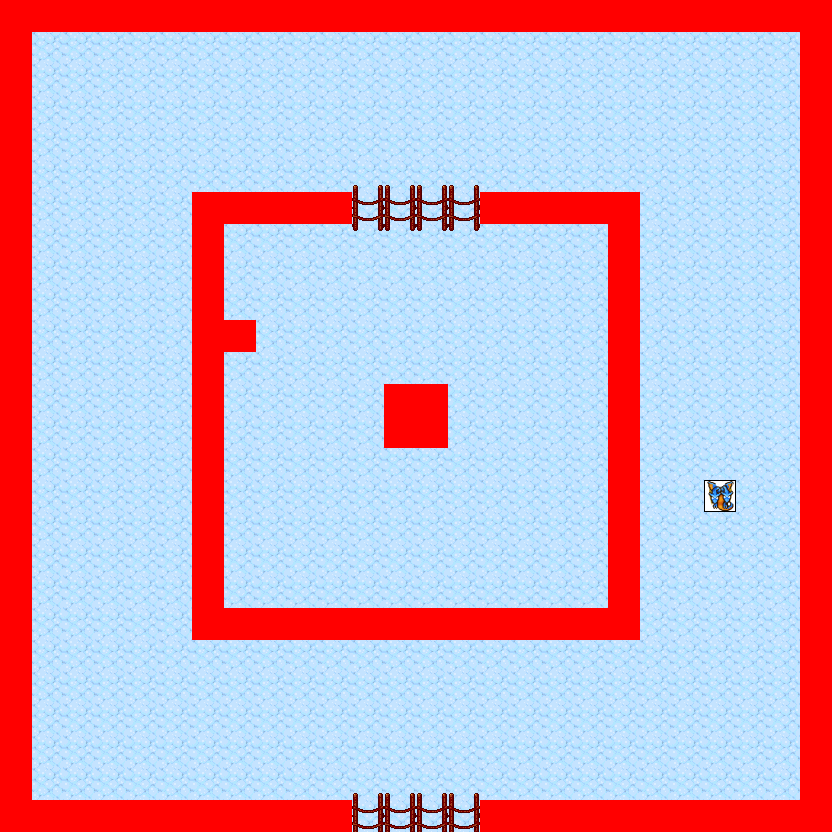

Below is a game level as drawn by its tile map, then a one-line description and the .tmx that defines it (tile-layer data replaced by summaries):
An orthogonal 26x26 tile map with 32x32 px tiles, 8 tile layers (0_floor, 1_terrain, 2_object, 3_roof, ...), 6 tilesets.

<map version="1.0" orientation="orthogonal" renderorder="right-down" width="26" height="26" tilewidth="32" tileheight="32" nextobjectid="1">
 <tileset firstgid="1" name="icewall" tilewidth="32" tileheight="32" tilecount="8" columns="2">
  <image source="../../tileset/pol/waly/icewall.png" width="64" height="128" />
 </tileset>
 <tileset firstgid="9" name="rope_ladder" tilewidth="32" tileheight="32" tilecount="20" columns="5">
  <image source="../../tileset/ground/ladder/rope_ladder.png" width="160" height="128" />
 </tileset>
 <tileset firstgid="29" name="ground_snow05" tilewidth="32" tileheight="32" tilecount="18" columns="3">
  <image source="../../tileset/pol/podloze/ground_snow05.png" width="96" height="192" />
 </tileset>
 <tileset firstgid="47" name="rock_snow" tilewidth="32" tileheight="32" tilecount="1" columns="1">
  <image source="../../tileset/pol/natura/rock_snow.png" width="32" height="32" />
 </tileset>
 <tileset firstgid="48" name="../../tileset/logic/collision.png" tilewidth="32" tileheight="32" tilecount="1" columns="1">
  <image source="../../tileset/logic/collision.png" width="32" height="32" />
 </tileset>
 <tileset firstgid="49" name="huge_animal" tilewidth="32" tileheight="32" tilecount="14" columns="14">
  <image source="../../tileset/logic/creature/huge_animal.png" width="451" height="32" />
 </tileset>
 <layer name="0_floor" width="26" height="26">
  <data>[676 cells, 676 non-empty, 1 distinct tile ids]</data>
 </layer>
 <layer name="1_terrain" width="26" height="26">
  <data>[676 cells, 169 non-empty, 12 distinct tile ids]</data>
 </layer>
 <layer name="2_object" width="26" height="26">
  <data>[676 cells, 0 non-empty, 0 distinct tile ids]</data>
 </layer>
 <layer name="3_roof" width="26" height="26">
  <data>[676 cells, 0 non-empty, 0 distinct tile ids]</data>
 </layer>
 <layer name="4_roof_add" width="26" height="26">
  <data>[676 cells, 0 non-empty, 0 distinct tile ids]</data>
 </layer>
 <layer name="objects" width="26" height="26">
  <data>[676 cells, 1 non-empty, 1 distinct tile ids]</data>
 </layer>
 <layer name="collision" width="26" height="26">
  <data>[676 cells, 149 non-empty, 1 distinct tile ids]</data>
 </layer>
 <layer name="protection" width="26" height="26">
  <data>[676 cells, 0 non-empty, 0 distinct tile ids]</data>
 </layer>
</map>
